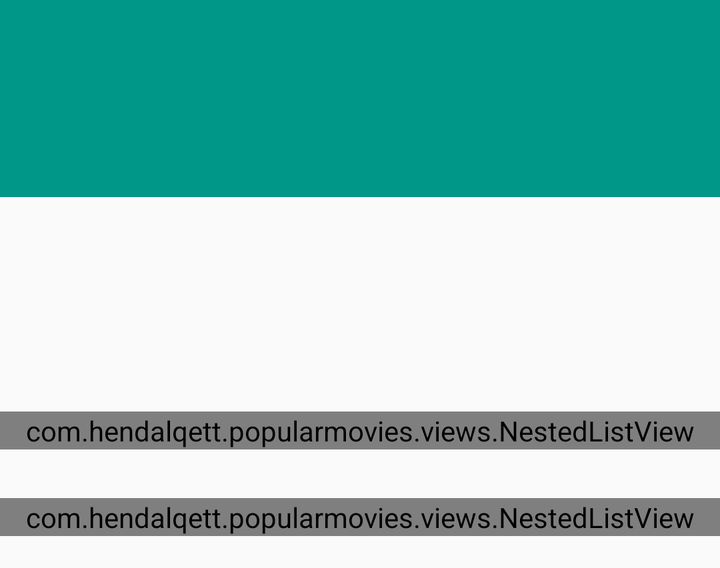
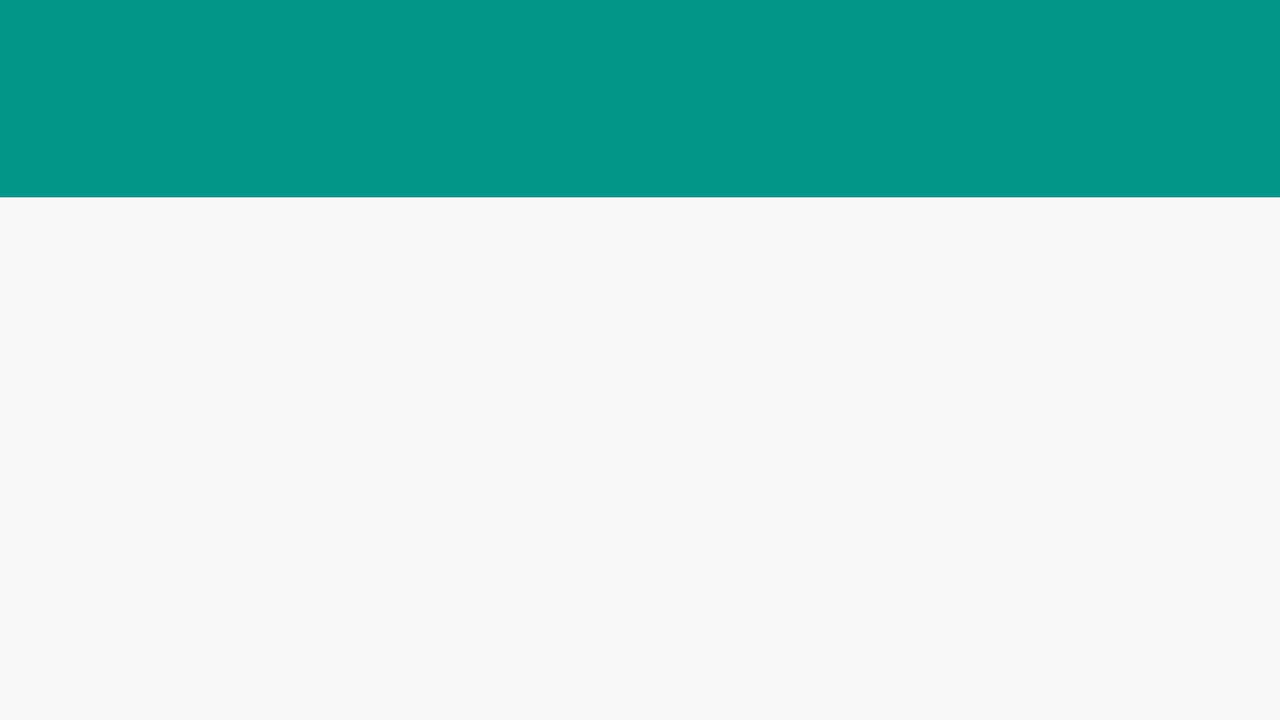

Compare how this app lays out the same screen by default and in its alternative resource folder. The renders come first, then the two layout files and the values they reference.
<!-- AndroidManifest.xml: application theme AppTheme -->
<!-- res/layout/fragment_details.xml -->
<ScrollView xmlns:android="http://schemas.android.com/apk/res/android"
    android:layout_width="match_parent"
    android:layout_height="wrap_content"
    android:nestedScrollingEnabled="true">

    <LinearLayout
        android:layout_width="match_parent"
        android:layout_height="wrap_content"
        android:orientation="vertical"
       android:paddingBottom="16dp">

        <TextView
            android:id="@+id/tvMovieTitle"
            android:layout_width="match_parent"
            android:layout_height="wrap_content"
            android:background="@color/movies_green"
            android:padding="16dp"
            android:textColor="@android:color/white"
            android:textSize="50sp" />

        <RelativeLayout
            android:layout_width="match_parent"
            android:layout_height="wrap_content"
            android:padding="16dp">



            <ImageView
                android:id="@+id/ivMovie"
                android:layout_width="wrap_content"
                android:layout_height="wrap_content"


                android:adjustViewBounds="true"
                android:scaleType="fitXY" />

            <CheckBox

                android:layout_marginLeft="16dp"
                android:layout_marginTop="8dp"
                android:id="@+id/cbMovieFavorite"
                android:layout_width="wrap_content"
                android:layout_height="wrap_content"
                style="?android:attr/starStyle"
                android:checked="false"

                android:layout_toRightOf="@id/ivMovie"
                android:visibility="gone"

                />




            <TextView
                android:id="@+id/tvMovieDescription"
                android:layout_width="match_parent"
                android:layout_height="wrap_content"
                android:layout_below="@id/ivMovie"
                android:layout_marginTop="16dp"
                android:layout_marginBottom="16dp"/>

            <TextView
                android:id="@+id/tvReleaseDate"
                android:layout_width="wrap_content"
                android:layout_height="wrap_content"
                android:layout_marginLeft="16dp"
                android:layout_toRightOf="@id/ivMovie"
                android:layout_below="@id/cbMovieFavorite"
                android:textAppearance="?android:textAppearanceLarge"
                android:textColor="@android:color/darker_gray" />

            <TextView
                android:id="@+id/tvRating"
                android:layout_width="wrap_content"
                android:layout_height="wrap_content"
                android:layout_below="@id/tvReleaseDate"
                android:layout_marginLeft="16dp"
                android:layout_toRightOf="@id/ivMovie" />


        </RelativeLayout>


        <TextView
            android:textColor="@android:color/black"
            android:id="@+id/tvTrailers"
            android:layout_width="wrap_content"
            android:layout_height="wrap_content"

            android:textSize="18sp"
            android:layout_marginLeft="16dp"/>
        <com.hendalqett.popularmovies.views.NestedListView
            android:id="@+id/lvTrailer"
            android:layout_width="match_parent"
            android:layout_height="wrap_content"
            android:divider="@null"/>

        <TextView
            android:textColor="@android:color/black"
            android:id="@+id/tvReviews"
            android:layout_marginLeft="16dp"
            android:layout_width="wrap_content"
            android:layout_height="wrap_content"
            android:textSize="18sp"/>
        <com.hendalqett.popularmovies.views.NestedListView

            android:id="@+id/lvReview"
            android:layout_width="match_parent"
            android:layout_height="wrap_content" />
    </LinearLayout>
</ScrollView>
<!-- resources referenced by this layout -->
<resources>
  <color name="movies_green">#009688</color>
  <style name="AppTheme" parent="@style/Theme.AppCompat.Light.DarkActionBar">
          <item name="colorPrimary">@color/movies_green</item>
          <item name="colorPrimaryDark">@color/movies_dark_green</item>
      </style>
  <color name="movies_dark_green">#00796B</color>
</resources>
<!-- res/layout-land/fragment_details.xml (the repository's variant of the layout above) -->
<!-- drawn on the phone turned sideways -->
<ScrollView xmlns:android="http://schemas.android.com/apk/res/android"
    android:layout_width="match_parent"
    android:layout_height="match_parent">

    <LinearLayout
        android:layout_width="match_parent"
        android:layout_height="match_parent"
        android:orientation="vertical">

        <TextView
            android:id="@+id/tvMovieTitle"
            android:layout_width="match_parent"
            android:layout_height="wrap_content"
            android:background="@color/movies_green"
            android:padding="16dp"
            android:textColor="@android:color/white"
            android:textSize="50sp" />

        <RelativeLayout
            android:layout_width="match_parent"
            android:layout_height="wrap_content"
            android:padding="16dp">


            <ImageView
                android:id="@+id/ivMovie"
                android:layout_width="wrap_content"
                android:layout_height="wrap_content"


                android:adjustViewBounds="true"
                android:scaleType="fitXY" />

            <CheckBox

                android:layout_marginLeft="16dp"
                android:layout_marginTop="8dp"
                android:id="@+id/cbMovieFavorite"
                android:layout_width="wrap_content"
                android:layout_height="wrap_content"
                style="?android:attr/starStyle"
                android:checked="false"
                android:layout_toRightOf="@id/ivMovie"
                android:visibility="gone"

                />




            <TextView
                android:id="@+id/tvReleaseDate"
                android:layout_width="wrap_content"
                android:layout_height="wrap_content"

                android:layout_marginLeft="16dp"

                android:layout_toRightOf="@id/ivMovie"
                android:layout_below="@id/cbMovieFavorite"
                android:textAppearance="?android:textAppearanceLarge"
                android:textColor="@android:color/darker_gray" />

            <TextView
                android:id="@+id/tvRating"
                android:layout_width="wrap_content"
                android:layout_height="wrap_content"
                android:layout_below="@id/tvReleaseDate"
                android:layout_marginLeft="16dp"
                android:layout_toRightOf="@id/ivMovie" />

            <TextView
                android:id="@+id/tvMovieDescription"
                android:layout_width="match_parent"
                android:layout_height="wrap_content"
                android:layout_toRightOf="@id/ivMovie"
                android:layout_marginTop="16dp"
                android:layout_marginBottom="16dp"
                android:layout_below="@id/tvRating"
                android:layout_marginLeft="16dp"/>

        </RelativeLayout>


        <TextView
            android:textColor="@android:color/black"
            android:id="@+id/tvTrailers"
            android:layout_width="wrap_content"
            android:layout_height="wrap_content"

            android:textSize="18sp"
            android:layout_marginLeft="16dp"/>
        <ListView
            android:id="@+id/lvTrailer"
            android:layout_width="match_parent"
            android:layout_height="wrap_content"
            android:divider="@null"/>

        <TextView
            android:textColor="@android:color/black"
            android:id="@+id/tvReviews"
            android:layout_marginLeft="16dp"
            android:layout_width="wrap_content"
            android:layout_height="wrap_content"
            android:textSize="18sp"/>
        <ListView

            android:id="@+id/lvReview"
            android:layout_width="match_parent"
            android:layout_height="wrap_content" />
    </LinearLayout>
</ScrollView>
